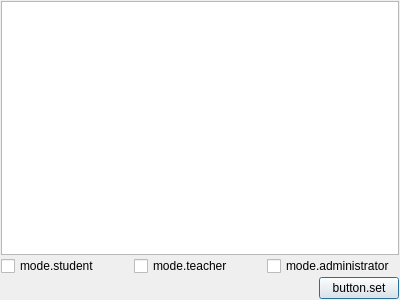
<?xml version="1.0" encoding="UTF-8"?>
<ui version="4.0">
 <class>UserModeDialog</class>
 <widget class="QDialog" name="UserModeDialog">
  <property name="geometry">
   <rect>
    <x>0</x>
    <y>0</y>
    <width>400</width>
    <height>300</height>
   </rect>
  </property>
  <property name="windowTitle">
   <string>title.changeUserMode</string>
  </property>
  <property name="windowIcon">
   <iconset resource="rsc.qrc">
    <normaloff>:/icons/icons/icon.png</normaloff>:/icons/icons/icon.png</iconset>
  </property>
  <layout class="QVBoxLayout" name="verticalLayout">
   <property name="spacing">
    <number>1</number>
   </property>
   <property name="leftMargin">
    <number>1</number>
   </property>
   <property name="topMargin">
    <number>1</number>
   </property>
   <property name="rightMargin">
    <number>1</number>
   </property>
   <property name="bottomMargin">
    <number>1</number>
   </property>
   <item>
    <widget class="QListView" name="listView">
     <property name="editTriggers">
      <set>QAbstractItemView::NoEditTriggers</set>
     </property>
    </widget>
   </item>
   <item>
    <layout class="QHBoxLayout" name="horizontalLayout">
     <item>
      <widget class="QCheckBox" name="checkBoxStudent">
       <property name="text">
        <string>mode.student</string>
       </property>
      </widget>
     </item>
     <item>
      <widget class="QCheckBox" name="checkBoxTeacher">
       <property name="text">
        <string>mode.teacher</string>
       </property>
      </widget>
     </item>
     <item>
      <widget class="QCheckBox" name="checkBoxAdministrator">
       <property name="text">
        <string>mode.administrator</string>
       </property>
      </widget>
     </item>
    </layout>
   </item>
   <item>
    <layout class="QHBoxLayout" name="horizontalLayout_2">
     <item>
      <spacer name="horizontalSpacer">
       <property name="orientation">
        <enum>Qt::Horizontal</enum>
       </property>
       <property name="sizeHint" stdset="0">
        <size>
         <width>40</width>
         <height>20</height>
        </size>
       </property>
      </spacer>
     </item>
     <item>
      <widget class="QPushButton" name="pushButtonSet">
       <property name="text">
        <string>button.set</string>
       </property>
      </widget>
     </item>
    </layout>
   </item>
  </layout>
 </widget>
 <resources>
  <include location="rsc.qrc"/>
 </resources>
 <connections/>
</ui>
